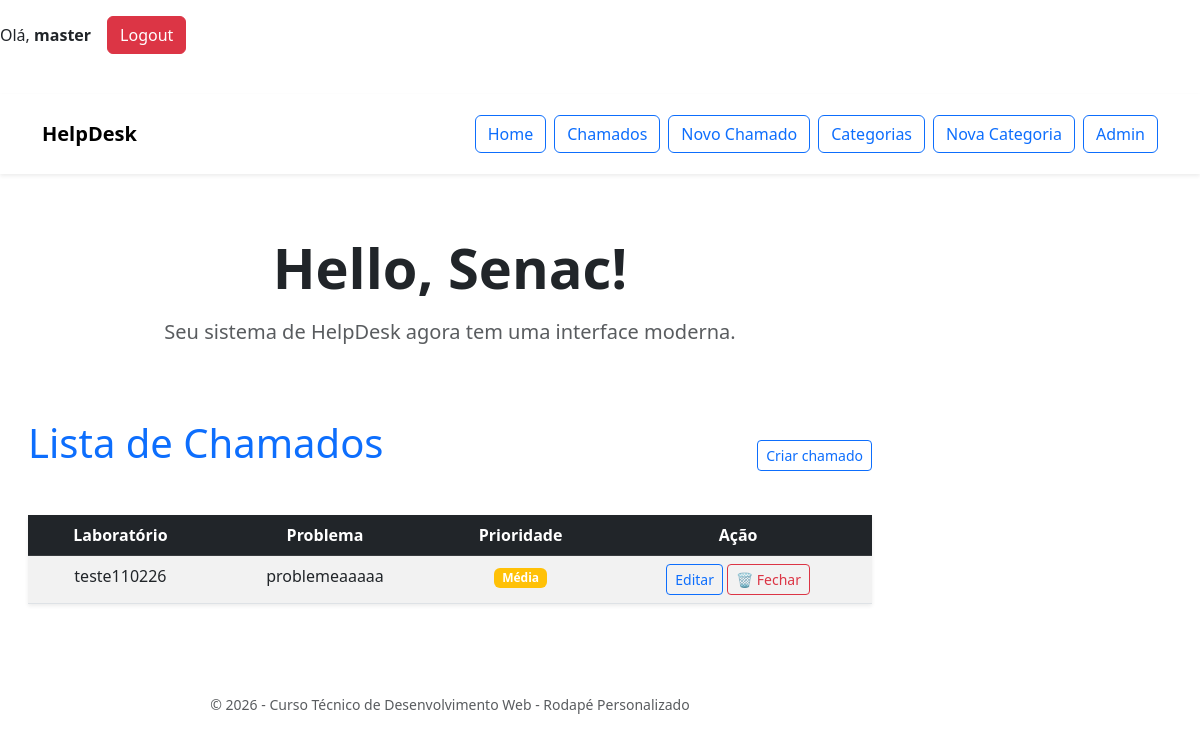
The page /listar-chamados/ (signed in) on the database its author committed.
### core/models.py (models this page shows, shortened)
class Chamado(models.Model):
    categoria = models.ForeignKey(Categoria, on_delete=models.SET_NULL, null=True)
    equipamento = models.ForeignKey('Equipamento', on_delete=models.SET_NULL, null=True)
    laboratorio = models.CharField(max_length=100)
    descricao = models.TextField()  # Texto longo (sem limite de letras)
    OPCOES_PRIORIDADE = [
        ('Baixa', 'Baixa'),
        ('Média', 'Média'),
        ('Alta', 'Alta'),
    ]
    prioridade = models.CharField(max_length=10, choices=OPCOES_PRIORIDADE, default='Média')
    data_criacao = models.DateTimeField(auto_now_add=True)

### core/views.py (the view)
# urls.py: path('listar-chamados/', listar_chamados, name='listar-chamados'),
@login_required
@permission_required('core.view_chamado', raise_exception=True)
def listar_chamados(request):
    chamados = Chamado.objects.all()
    return render(request, 'core/listar_chamados.html', {"chamados": chamados})

### core/templates/core/listar_chamados.html (shortened to what this page needs)
{% extends "core/base.html" %}
{% block content %}
<div class="container py-5">
    <div class="d-flex justify-content-between align-items-center mb-4">
        <h1 class="text-primary mb-4">Lista de Chamados</h1>
        <a href="/novo-chamado" class="btn btn-sm btn-outline-primary">Criar chamado</a>
    </div>
    <table class="table table-striped table-hover shadow-sm bg-white">
        <thead class="table-dark">
            <tr>
                <th>Laboratório</th>
                <th>Problema</th>
                <th>Prioridade</th>
                <th>Ação</th>
            </tr>
        </thead>
        <tbody>
            {% for chamado in chamados %}
            <tr>
                <td>{{ chamado.laboratorio }}</td>
                <td>{{ chamado.descricao }}</td>
                <td>
                    {% if chamado.prioridade == "Alta" %}
                    <span class="badge bg-danger">{{ chamado.prioridade }}</span>
                    {% elif chamado.prioridade == "Média" %}
                    <span class="badge bg-warning">{{ chamado.prioridade }}</span>
                    {% else %}
                    <span class="badge bg-primary">{{ chamado.prioridade }}</span>
                    {% endif %}
                </td>
                <td>
                    <a href="{% url 'editar-chamado' chamado.id %}" class="btn btn-sm btn-outline-primary">
                        Editar
                    </a>
                    <form method="post" action="{% url 'fechar-chamado' chamado.pk %}" style="display:inline;">
                        <button type="submit" class="btn btn-sm btn-outline-danger">
                            🗑 Fechar
                        </button>
                    </form>
                </td>
            </tr>
            {% endfor %}
        </tbody>
    </table>
</div>
{% endblock %}

### core/templates/core/base.html (shortened to what this page needs)
{% load static %}
<!DOCTYPE html>
<html lang="pt-br">
<head>
    <link href="https://cdn.jsdelivr.net/npm/bootstrap@5.3.0/dist/css/bootstrap.min.css" rel="stylesheet">
</head>
<body>
    <div class="row g-0 min-vh-100">
        <div class="page-header">
            {% if user.is_authenticated %}
            <div class="my-3" style="display: flex;">
                <div class="me-3" style="align-content: center;">
                    Olá, <strong>{{ user.username }}</strong>
                </div>
                <form method="post" action="/admin/logout/">
                    <button type="submit" class="btn btn-danger">
                        Logout
                    </button>
                </form>
            </div>
            {% endif %}
        </div>
        <nav class="navbar navbar-expand-lg bg-white shadow-sm">
            <div class="container">
                <a class="navbar-brand fw-bold" href="#">HelpDesk</a>
                <div class="collapse navbar-collapse" id="navbarHelpDesk">
                    <ul class="navbar-nav ms-auto mb-2 mb-lg-0 gap-2">
                        <li class="nav-item">
                            <a class="btn btn-outline-primary" href="/">Home</a>
                        </li>
                        <li class="nav-item">
                            <a class="btn btn-outline-primary" href="/listar-chamados">Chamados</a>
                        </li>
                        <li class="nav-item">
                            <a class="btn btn-outline-primary" href="/novo-chamado">Novo Chamado</a>
                        </li>
                        <li class="nav-item">
                            <a class="btn btn-outline-primary" href="/listar-categorias">Categorias</a>
                        </li>
                        <li class="nav-item">
                            <a class="btn btn-outline-primary" href="/nova-categoria">Nova Categoria</a>
                        </li>
                        <li class="nav-item">
                            <a class="btn btn-outline-primary" href="/admin">Admin</a>
                        </li>
                    </ul>
                </div>
            </div>
        </nav>
        <div class="col-12 col-md-9 d-flex align-items-center">
            <header class="w-100 text-center py-5 px-3">
                <h1 class="display-4 fw-bold mb-3">Hello, Senac!</h1>
                <p class="lead text-muted mb-4">
                    Seu sistema de HelpDesk agora tem uma interface moderna.
                </p>
                {% block content %}{% endblock %}
                {%block rodape %}
                <div class="text-center py-4 text-muted">
                    <small>&copy; 2026 - Curso Técnico de Desenvolvimento Web - Rodapé Personalizado</small>
                </div>
                {% endblock %}
            </header>
        </div>
    </div>
</body>
</html>

### rows shown on the page
Chamado: laboratorio "teste110226", descricao "problemeaaaaa", prioridade "Média"

### other values the page prints
{{ user.username }} "master"
